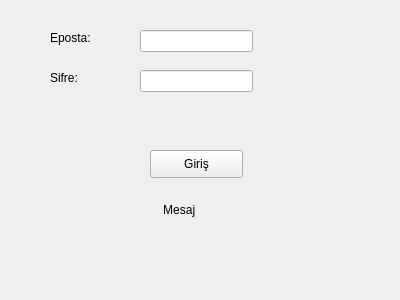
<?xml version="1.0" encoding="UTF-8"?>
<ui version="4.0">
 <class>Giris</class>
 <widget class="QWidget" name="Giris">
  <property name="geometry">
   <rect>
    <x>0</x>
    <y>0</y>
    <width>400</width>
    <height>300</height>
   </rect>
  </property>
  <property name="windowTitle">
   <string>Form</string>
  </property>
  <widget class="QPushButton" name="girisbutonu">
   <property name="geometry">
    <rect>
     <x>150</x>
     <y>150</y>
     <width>93</width>
     <height>28</height>
    </rect>
   </property>
   <property name="text">
    <string>Giriş</string>
   </property>
  </widget>
  <widget class="QLabel" name="epostalabel">
   <property name="geometry">
    <rect>
     <x>50</x>
     <y>30</y>
     <width>55</width>
     <height>16</height>
    </rect>
   </property>
   <property name="text">
    <string>Eposta:</string>
   </property>
  </widget>
  <widget class="QLabel" name="sifrelabel">
   <property name="geometry">
    <rect>
     <x>50</x>
     <y>70</y>
     <width>55</width>
     <height>16</height>
    </rect>
   </property>
   <property name="text">
    <string>Sifre:</string>
   </property>
  </widget>
  <widget class="QLabel" name="mesajlabel">
   <property name="geometry">
    <rect>
     <x>100</x>
     <y>200</y>
     <width>231</width>
     <height>20</height>
    </rect>
   </property>
   <property name="text">
    <string>                   Mesaj</string>
   </property>
  </widget>
  <widget class="QLineEdit" name="epostaText">
   <property name="geometry">
    <rect>
     <x>140</x>
     <y>30</y>
     <width>113</width>
     <height>22</height>
    </rect>
   </property>
  </widget>
  <widget class="QLineEdit" name="sifreText">
   <property name="geometry">
    <rect>
     <x>140</x>
     <y>70</y>
     <width>113</width>
     <height>22</height>
    </rect>
   </property>
  </widget>
 </widget>
 <resources/>
 <connections/>
</ui>
